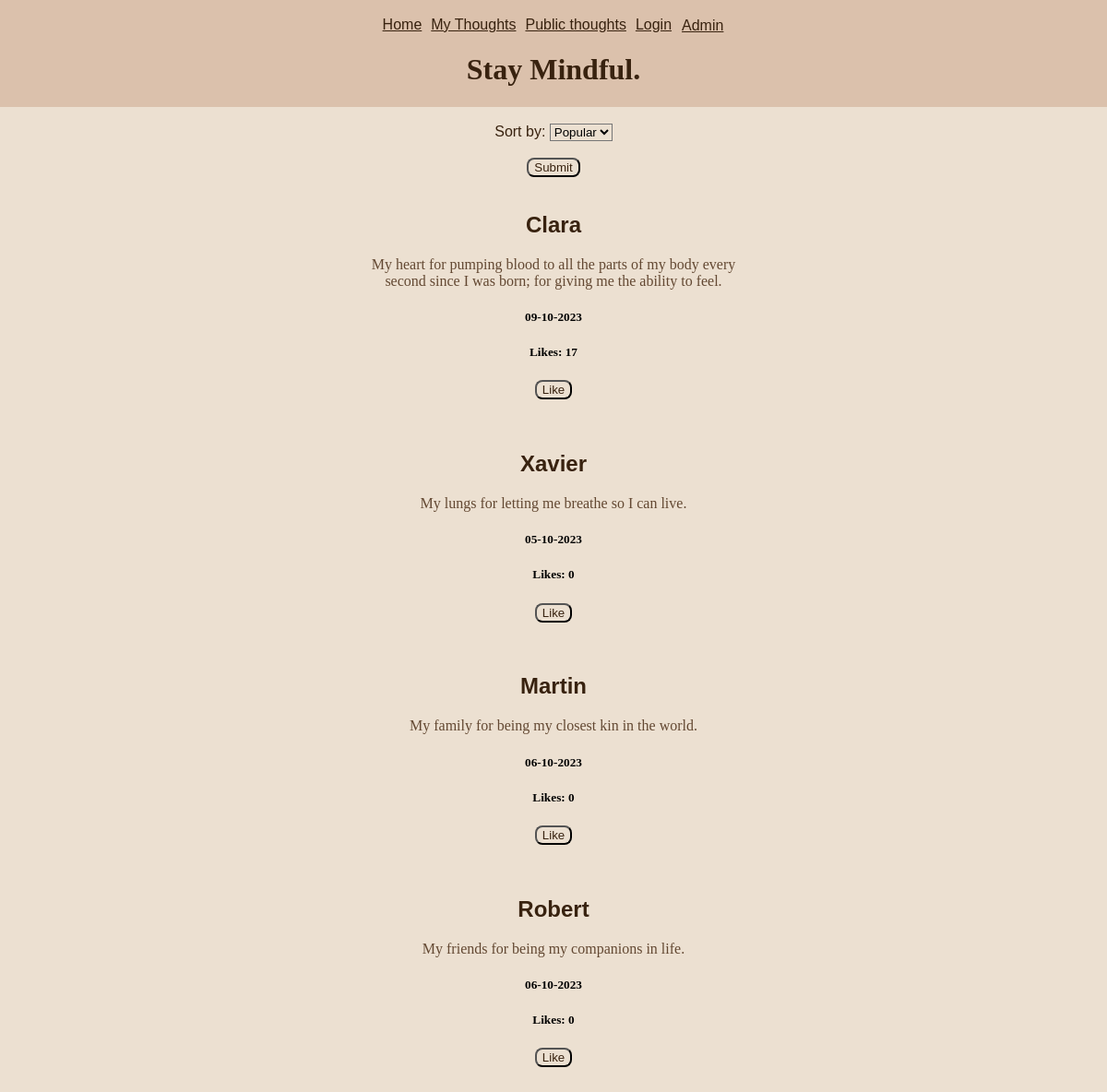
The page /public_posts (upper part) on the database as committed earlier.
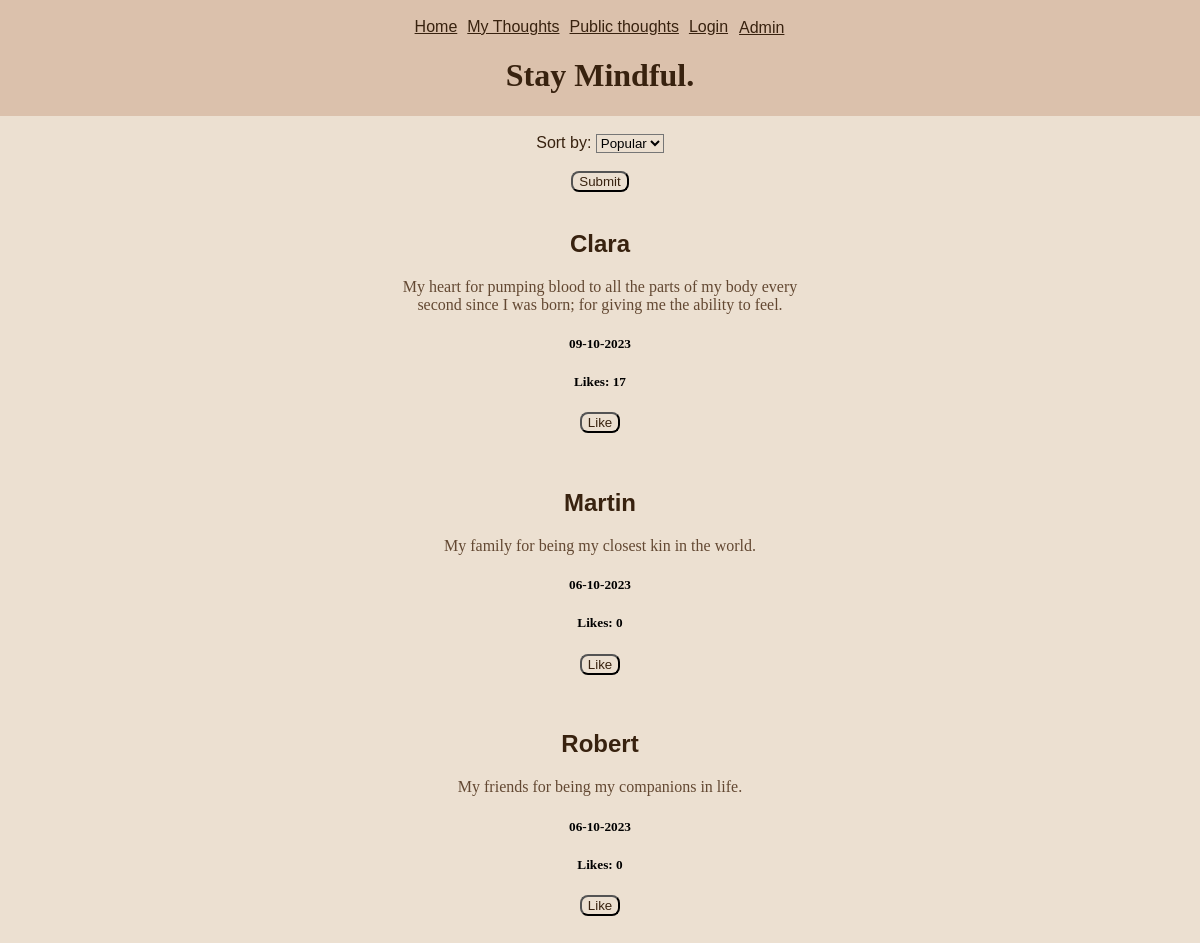
The same page on the database as committed later.
### tables this page shows
CREATE TABLE Gratitude_idea (id INTEGER PRIMARY KEY, date TEXT, username TEXT, content TEXT, like_count INTEGER DEFAULT (0), favorited INTEGER);

### routes.py (the view)
@app.route('/public_posts', methods=['GET','POST'])
def public_posts():
    global sort
    if request.method == "GET":
        if sort == 'popular':
            cur.execute('SELECT username, content, date, id, like_count FROM Gratitude_idea ORDER BY like_count DESC')
            idea_data = cur.fetchall()
            print("Sort is popular")
            return render_template("public_posts.html", idea_data=idea_data)
        elif sort == 'newest':
            cur.execute('SELECT username, content, date, id, like_count FROM Gratitude_idea ORDER BY date DESC')
            idea_data = cur.fetchall()
            print("Sort is newest")
            return render_template("public_posts.html", idea_data=idea_data)
        else:
            cur.execute('SELECT username, content, date, id, like_count FROM Gratitude_idea ORDER BY date ASC')
            idea_data = cur.fetchall()
            print("Sort is oldest")
            return render_template("public_posts.html", idea_data=idea_data)
    elif request.method == "POST":
        sort = request.form['sort']
        print("method posted")
        return redirect("public_posts")
    else:
        return redirect("/")

### templates/public_posts.html (shortened to what this page needs)
{% extends 'layout.html' %}
{% block content %}
<form action="/public_posts" method="post">
    <label for="sort">Sort by:</label>
    <select class="input" name="sort" id="sort">
        <option value="popular">Popular</option>
    </select>
    <br><br>
    <input class="button" type="submit" value="Submit">
  </form>
{% for idea_data in idea_data %}
<div>
        <h2>
        {{ idea_data[0] }}
        </h2>
        <p>
        {{ idea_data[1] }}
        </p>
        <h5>
        {{ idea_data[2] }}
        </h5>
        <h5>
        Likes: {{ idea_data[4] }}
        </h5>
        <form action="/like" method="post">
            <input class="button" type="submit" value="Like">
        </form>
</div>
{% endfor %}
{% endblock %}

Rows that differ between the two databases and show on the page:
removed Gratitude_idea: username "Xavier", content "My lungs for letting me breathe so I can live.", date "05-10-2023", like_count "0"
